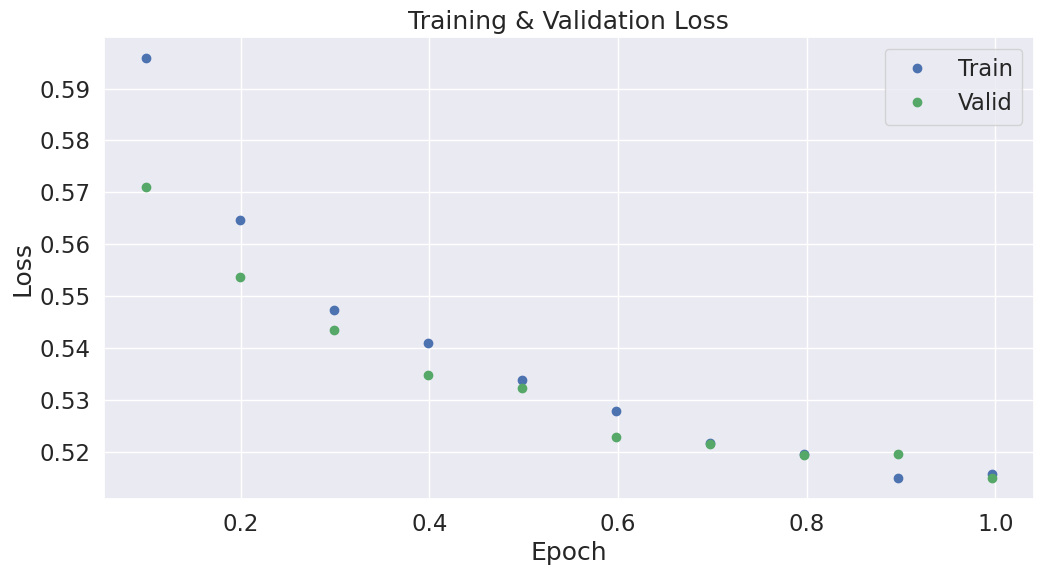

Recreate this plot in Python.
import matplotlib.pyplot as plt
import seaborn as sns
import torch

def plot_loss(metrics):
    train, valid, epoch = metrics['train_loss_list'], metrics['valid_loss_list'], metrics['epoch_list']
    sns.set(style='darkgrid')
    sns.set(font_scale=1.5)
    plt.rcParams["figure.figsize"] = (12,6)
    plt.title("Training & Validation Loss")
    plt.plot(epoch, train, 'b-o', label='Train')
    plt.plot(epoch, valid, 'g-o', label='Valid')
    plt.xlabel('Epoch')
    plt.ylabel('Loss')
    plt.legend()
    plt.savefig('loss.png', bbox_inches='tight')

source_folder = '/home/j/joonjie/project'
plot_loss(metrics=torch.load(source_folder + '/metrics.pt'))
